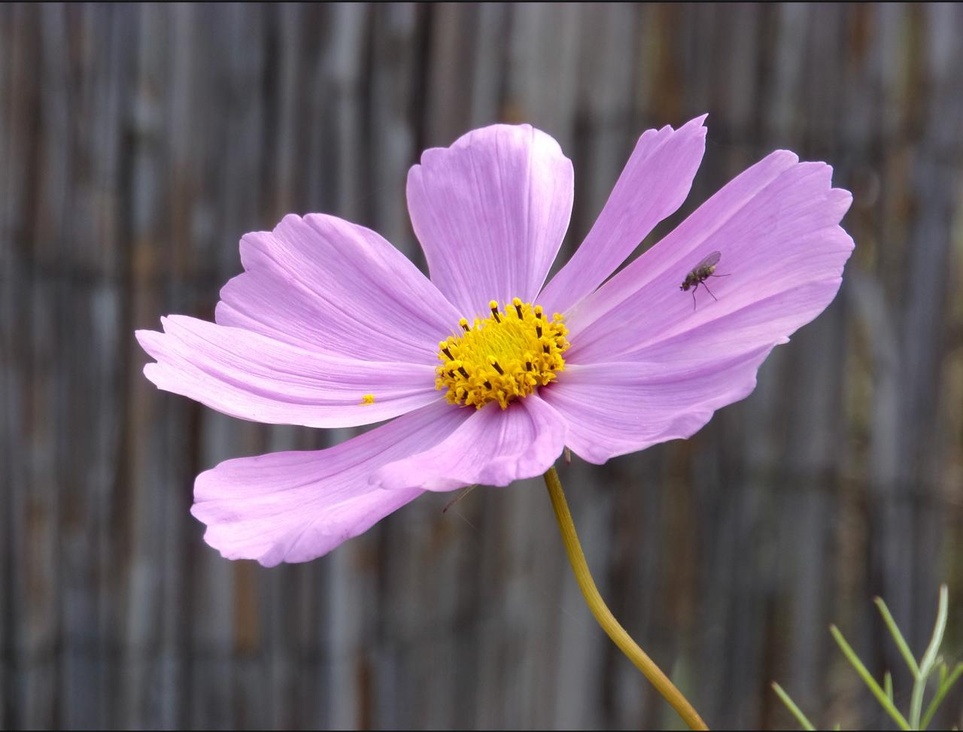
#> input picture image.jpeg, 963 x 732 px, shrunk from 1280 x 973 before the run
$ jupyter execute ComputerVision_Assignment_1.ipynb   (shell and % lines are left out)
#> lines starting #> are read from the running program, lines starting #| are printed output that depends on the picture; after the words box and inside, x2 and y2 are one past the last pixel; in counts of white or black regions, pixels touching at a corner belong together
# Import Libraries

[cell 1]
import cv2
import numpy as np
import os
import matplotlib.pyplot as plt

# Input Image

[cell 2]
# Load grayscale image
image = cv2.imread('image.jpeg', cv2.IMREAD_GRAYSCALE)
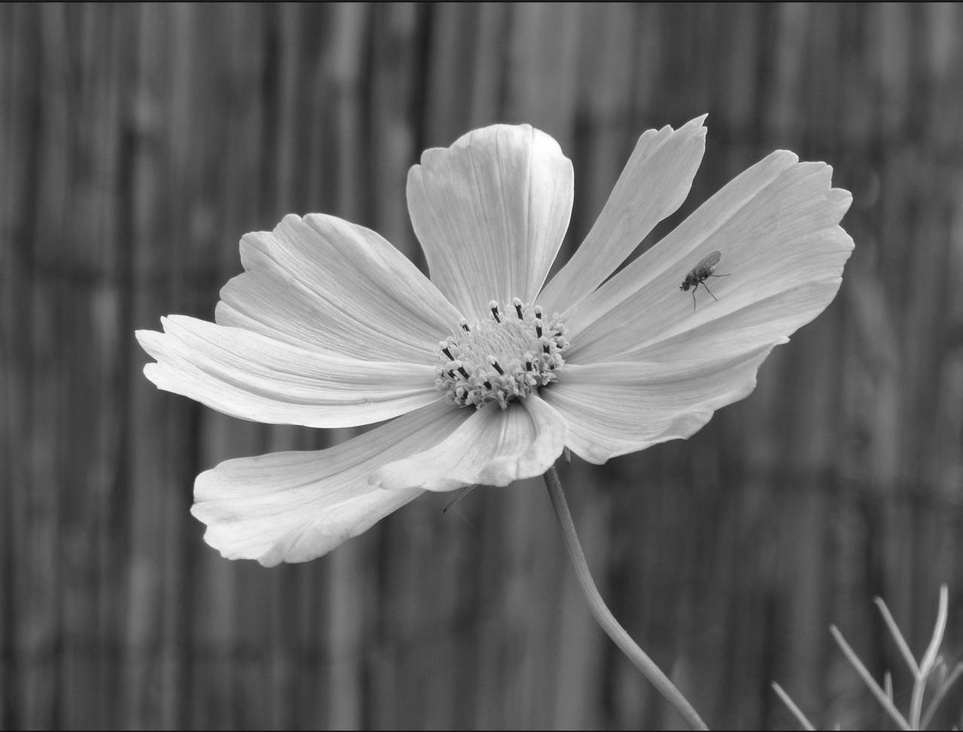
#> image: shape (732, 963); min 11, max 255, mean 103.6

# Make output directory
os.makedirs("results", exist_ok=True)

# 1) Reduce Intensity Level

[cell 3]
# Function to reduce intensity levels
def reduce_intensity_levels(image, levels):
    factor = 256 // levels
    reduced_image = (image // factor) * factor
    return reduced_image

# Levels to apply
levels_list = [2, 4, 8, 16, 32, 64, 128, 256]

# Prepare subplots (1 for original + 8 for reduced images)
fig, arr = plt.subplots(3, 3, figsize=(10, 10))
arr = arr.flatten()

# Show original
arr[0].imshow(image, cmap='gray')
arr[0].set_title('Original Image')
arr[0].axis('on')

# Apply and show each reduced intensity image
for i, lvl in enumerate(levels_list):
    reduced = reduce_intensity_levels(image, lvl)
    cv2.imwrite(f'results/reduced_{lvl}_levels.jpg', reduced)

    arr[i + 1].imshow(reduced, cmap='gray')
    arr[i + 1].set_title(f'Intensity levels = {lvl}')
    arr[i + 1].axis('on')
#> this loop made 8 passes
#> pass 1, in reduce_intensity_levels, `reduced_image = (image // factor) * factor`:
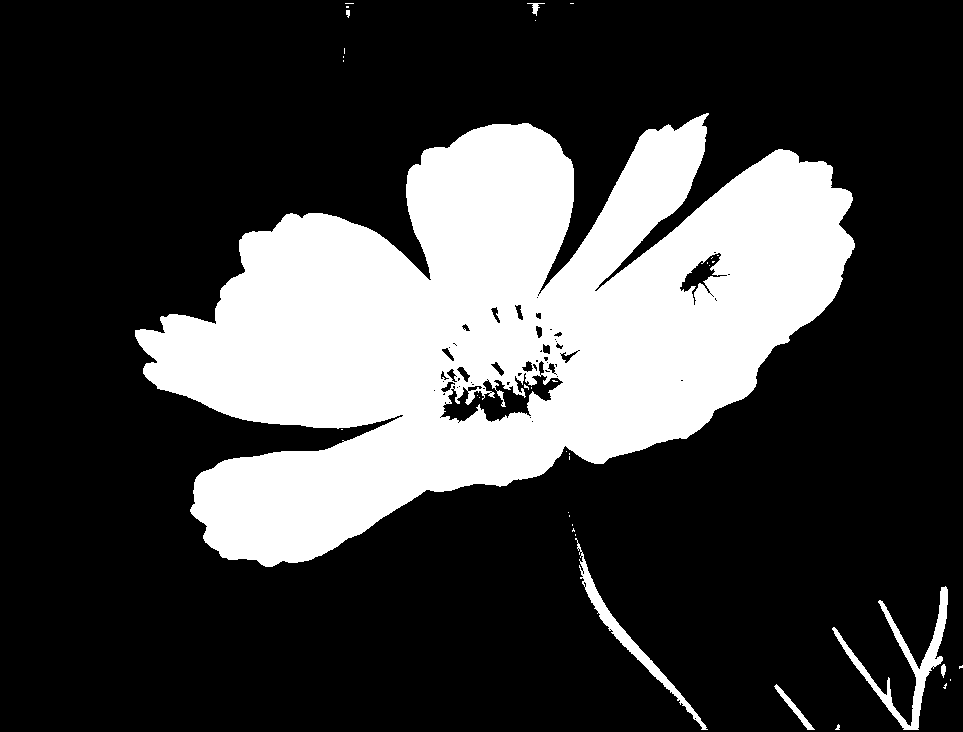
#> reduced_image: shape (732, 963); values 0 (black) and 128 (white), 25.7% white; 37 white regions (30 under 20 px), largest, box (x1, y1, x2, y2) and area: (135, 113, 855, 567) 176306, (832, 586, 948, 730) 2700, (575, 538, 708, 730) 1846

plt.tight_layout()
plt.show()
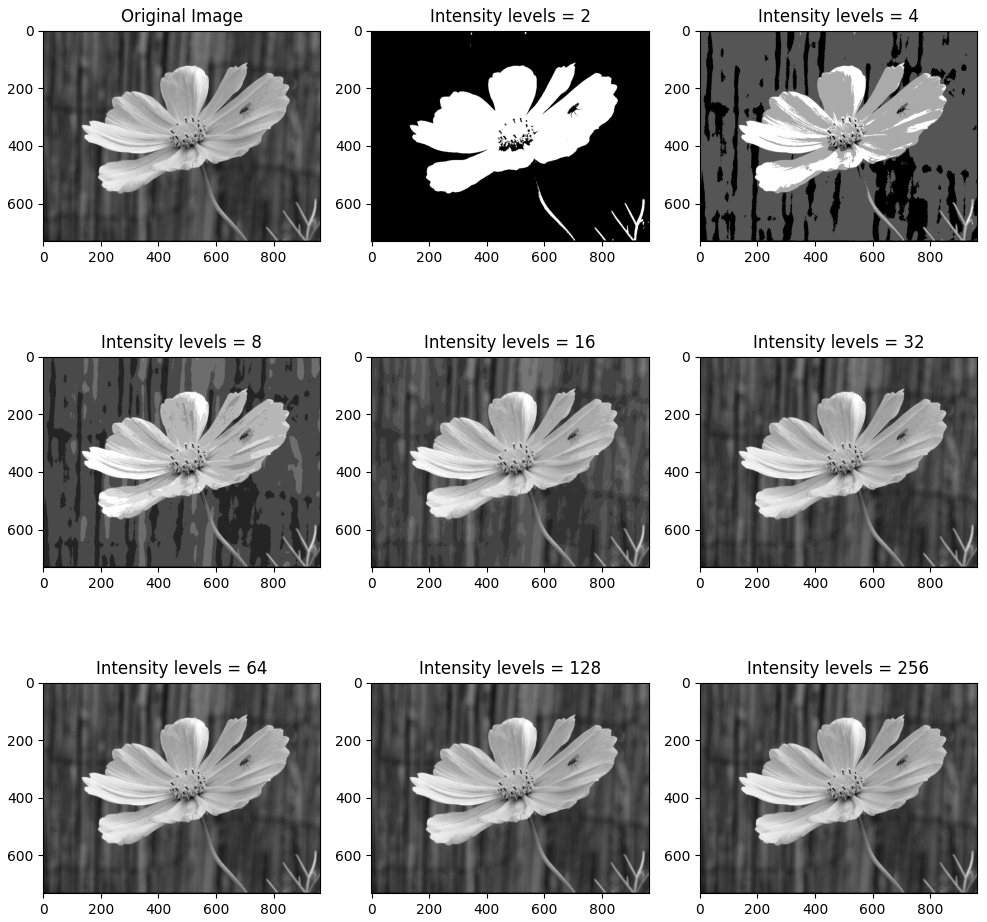
#> figure drawn by matplotlib, 9 panels

# 2) Spatial Averaging (Smoothing)

[cell 4]
def average_filter(image, ksize):
    return cv2.blur(image, (ksize, ksize))

ksize_list = [3, 10, 20]
fig, arr = plt.subplots(1, 4, figsize=(15, 5))
arr[0].imshow(image, cmap='gray')
arr[0].set_title('Original Image')
arr[0].axis('on')

for i, k in enumerate(ksize_list):
    avg = average_filter(image, k)
    cv2.imwrite(f'results/avg_{k}x{k}.jpg', avg)
    arr[i + 1].imshow(avg, cmap='gray')
    arr[i + 1].set_title(f'Avg Filter {k}x{k}')
    arr[i + 1].axis('on')
#> this loop made 3 passes
#> pass 2, `avg = average_filter(image, k)`:
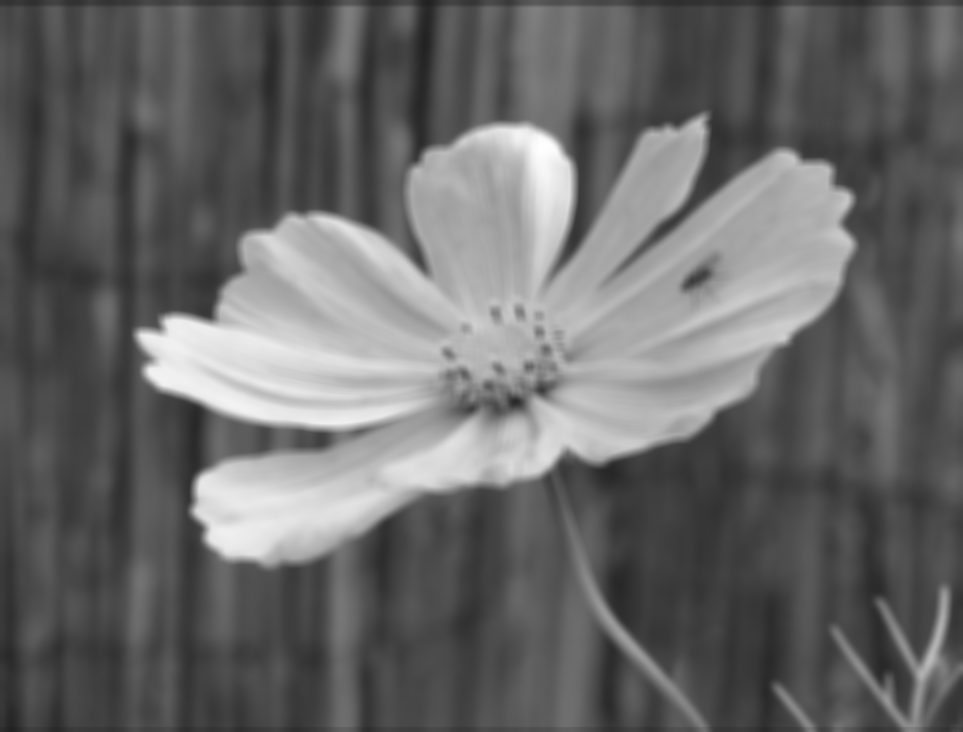
#> avg: shape (732, 963); min 33, max 254, mean 103.7

plt.tight_layout()
plt.show()

# 3) Image Rotation

[cell 5]
def rotate_image(image, angle):
    h, w = image.shape[:2]
    center = (w // 2, h // 2)
    matrix = cv2.getRotationMatrix2D(center, angle, 1.0)
    cos = np.abs(matrix[0, 0])
    sin = np.abs(matrix[0, 1])
    nW = int((h * sin) + (w * cos))
    nH = int((h * cos) + (w * sin))
    matrix[0, 2] += (nW / 2) - center[0]
    matrix[1, 2] += (nH / 2) - center[1]
    rotated = cv2.warpAffine(image, matrix, (nW, nH))
    return rotated

angle_list = [45, 90]
fig, arr = plt.subplots(1, 3, figsize=(15, 5))
arr[0].imshow(image, cmap='gray')
arr[0].set_title('Original Image')
arr[0].axis('on')

for i, angle in enumerate(angle_list):
    rot = rotate_image(image, angle)
    cv2.imwrite(f'results/rotated_{angle}.jpg', rot)
    arr[i + 1].imshow(rot, cmap='gray')
    arr[i + 1].set_title(f'Rotated {angle}°')
    arr[i + 1].axis('on')
#> this loop made 2 passes
#> (cos in rotate_image, sin in rotate_image, nW in rotate_image, nH in rotate_image) on pass 1: (0.707, 0.707, 1198, 1198)
#> (sin in rotate_image, nW in rotate_image, nH in rotate_image) on pass 2: (1, 732, 963)
#> pass 1, in rotate_image, `rotated = cv2.warpAffine(image, matrix, (nW, nH))`:
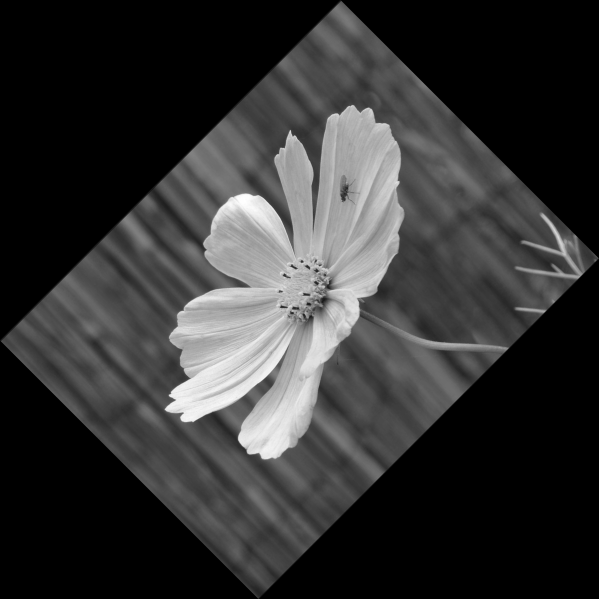
#> rotated: shape (1198, 1198) (shown at 1/2 size); min 0, max 255, mean 50.9
#> pass 2, in rotate_image (call 2), `rotated = cv2.warpAffine(image, matrix, (nW, nH))`:
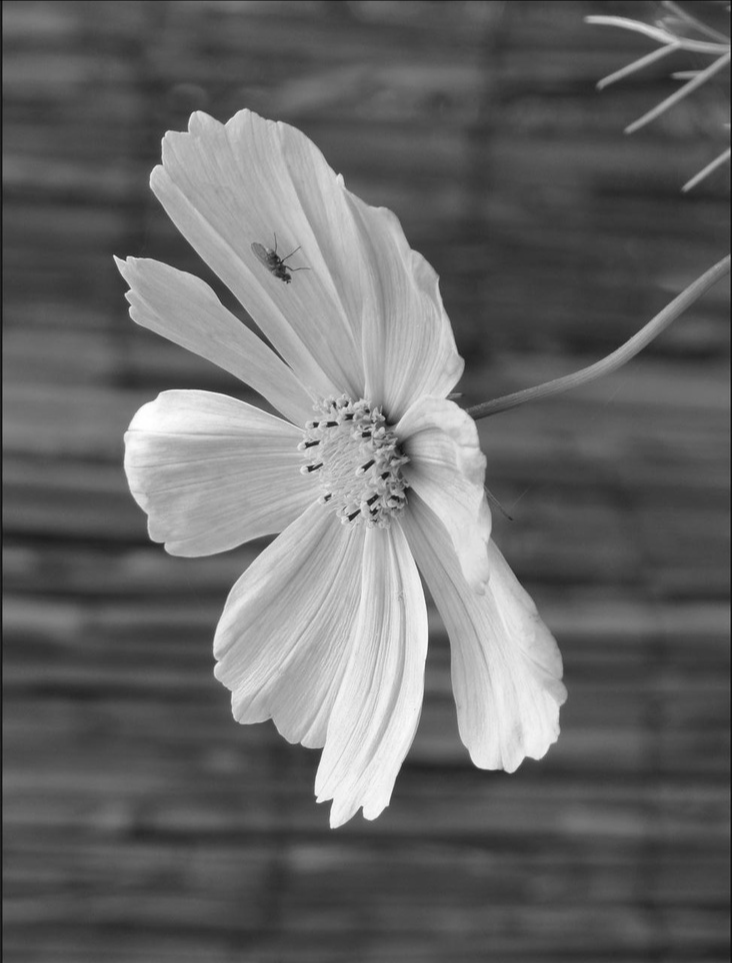
#> rotated: shape (963, 732); min 7, max 255, mean 103.8

plt.tight_layout()
plt.show()

# 4) Reduce Resolution via Block Averaging

[cell 6]
def block_average(image, block_size):
    h, w = image.shape
    reduced_image = np.copy(image)
    for y in range(0, h, block_size):
        for x in range(0, w, block_size):
            y_end = min(y + block_size, h)
            x_end = min(x + block_size, w)
            block = image[y:y_end, x:x_end]
            avg_val = block.mean().astype(np.uint8)
            reduced_image[y:y_end, x:x_end] = avg_val
    return reduced_image

block_list = [3, 5, 7]
fig, arr = plt.subplots(2, 2, figsize=(10, 10))
arr = arr.flatten()
arr[0].imshow(image, cmap='gray')
arr[0].set_title('Original Image')
arr[0].axis('on')

for i, b in enumerate(block_list):
    block = block_average(image, b)
    cv2.imwrite(f'results/block_{b}x{b}.jpg', block)
    arr[i + 1].imshow(block, cmap='gray')
    arr[i + 1].set_title(f'Block Avg {b}x{b}')
    arr[i + 1].axis('on')

plt.tight_layout()
plt.show()
